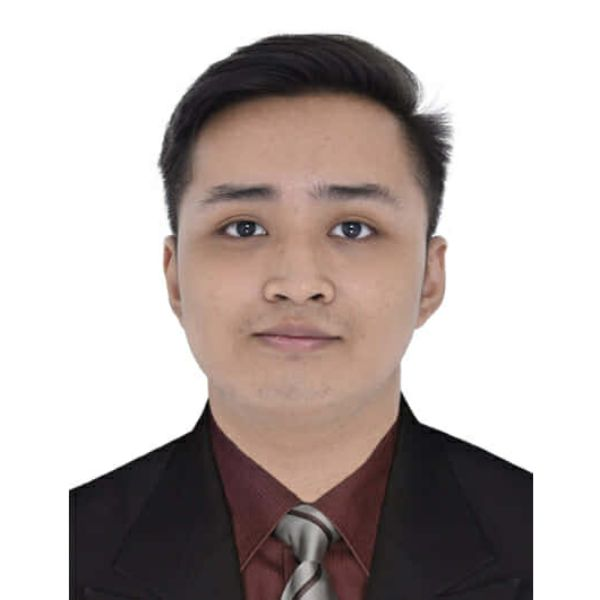
#> input picture assets/profile-photo.png, 600 x 600 px, found by its file name
$ python generate_character_portrait.py
#> lines starting #> are read from the running program, lines starting #| are printed output that depends on the picture
#!/usr/bin/env python3
"""Generate a color character portrait as a GitHub-compatible SVG."""

from __future__ import annotations

import argparse
import html
import math
import re
import sys
import xml.etree.ElementTree as ET
from pathlib import Path

from PIL import Image, ImageEnhance, ImageFilter, ImageOps, UnidentifiedImageError


VIEWBOX_SIZE = 700
FONT_STACK = (
    'ui-monospace, SFMono-Regular, Menlo, Monaco, Consolas, '
    '"Liberation Mono", "Courier New", monospace'
)
DENSITY_RAMP = (
    "  .'`^\",:;⠁⠂⠄⡀⢀Il!i~+_-?][}{1)(|\\/tfjrxnuvczXYUJCLQ0OZ"
    "mwqpdbkhao*#MW&8%B@$░▒▓█"
)
FORBIDDEN_SVG_TOKENS = ("<image", "base64", "foreignobject", "<path", "<polygon")
HEX_COLOR = re.compile(r"^#[0-9a-fA-F]{6}$")


def parse_args() -> argparse.Namespace:
    parser = argparse.ArgumentParser(
        description="Render a source photo entirely as colored text glyphs in SVG."
    )
    parser.add_argument("--input", type=Path, default=Path("assets/profile-photo.png"))
    parser.add_argument(
        "--output", type=Path, default=Path("assets/character-portrait.svg")
    )
    parser.add_argument("--columns", type=int, default=180)
    parser.add_argument("--palette", choices=("realistic", "cyber"), default="realistic")
    parser.add_argument("--background", help="Six-digit hex color, such as #FFFFFF")
    parser.add_argument("--colors", type=int, default=72, help="Quantized SVG color count")
    parser.add_argument(
        "--coverage-floor",
        type=float,
        default=0.0,
        help="Minimum glyph density for non-background cells (0.0 to 1.0)",
    )
    return parser.parse_args()


def validate_args(args: argparse.Namespace) -> str:
    if not args.input.is_file():
        raise ValueError(f"Input image not found: {args.input}")
    if args.input.resolve() == args.output.resolve():
        raise ValueError("--input and --output must be different files")
    if not 80 <= args.columns <= 240:
        raise ValueError("--columns must be between 80 and 240")
    if not 16 <= args.colors <= 256:
        raise ValueError("--colors must be between 16 and 256")
    if not 0.0 <= args.coverage_floor <= 1.0:
        raise ValueError("--coverage-floor must be between 0.0 and 1.0")
    background = args.background or ("#FFFFFF" if args.palette == "realistic" else "#07111F")
    if not HEX_COLOR.fullmatch(background):
        raise ValueError("--background must be a six-digit hex color")
    return background.upper()


def load_square(path: Path) -> Image.Image:
    try:
        with Image.open(path) as source:
            image = ImageOps.exif_transpose(source).convert("RGB")
    except (OSError, UnidentifiedImageError) as exc:
        raise ValueError(f"Unable to read input image: {path}") from exc

    width, height = image.size
    if width == height:
        return image

    # ponytail: padding preserves the entire ID-photo composition; add landmark
    # detection only if this renderer must support varied poses or loose crops.
    side = max(width, height)
    corners = (
        image.getpixel((0, 0)),
        image.getpixel((width - 1, 0)),
        image.getpixel((0, height - 1)),
        image.getpixel((width - 1, height - 1)),
    )
    background = tuple(sum(pixel[channel] for pixel in corners) // 4 for channel in range(3))
    square = Image.new("RGB", (side, side), background)
    square.paste(image, ((side - width) // 2, (side - height) // 2))
    return square


def grid_geometry(columns: int) -> tuple[int, float, float, float]:
    cell_width = VIEWBOX_SIZE / columns
    font_size = cell_width / 0.60
    line_height = font_size * 0.96
    rows = max(1, round(VIEWBOX_SIZE / line_height))
    line_height = VIEWBOX_SIZE / rows
    return rows, cell_width, font_size, line_height


def feature_weight(x: float, y: float) -> float:
    """Weight edges in the expected regions of a centered, front-facing ID photo."""
    weight = 1.0
    regions = (
        (0.22, 0.78, 0.06, 0.34, 1.18),  # hair and hairline
        (0.22, 0.47, 0.29, 0.43, 1.55),  # left eyebrow and eye
        (0.53, 0.78, 0.29, 0.43, 1.55),  # right eyebrow and eye
        (0.41, 0.59, 0.36, 0.59, 1.45),  # nose
        (0.34, 0.66, 0.53, 0.66, 1.40),  # lips
        (0.20, 0.80, 0.38, 0.72, 1.22),  # jawline and ears
        (0.20, 0.80, 0.68, 0.88, 1.30),  # collar
        (0.42, 0.58, 0.72, 1.00, 1.50),  # necktie
        (0.05, 0.95, 0.67, 1.00, 1.18),  # coat edges
    )
    for x0, x1, y0, y1, boost in regions:
        if x0 <= x <= x1 and y0 <= y <= y1:
            weight = max(weight, boost)
    return weight


def edge_metrics(pixels: list[int], width: int, height: int, x: int, y: int) -> tuple[float, float, float]:
    def value(px: int, py: int) -> int:
        return pixels[min(height - 1, max(0, py)) * width + min(width - 1, max(0, px))]

    left = value(x - 1, y)
    right = value(x + 1, y)
    top = value(x, y - 1)
    bottom = value(x, y + 1)
    gx = right - left
    gy = bottom - top
    neighborhood = [value(x + dx, y + dy) for dy in (-1, 0, 1) for dx in (-1, 0, 1)]
    return gx, gy, max(neighborhood) - min(neighborhood)


def directional_character(gx: float, gy: float) -> str:
    if abs(gx) > abs(gy) * 1.8:
        return "│"
    if abs(gy) > abs(gx) * 1.8:
        return "─"
    return "╱" if gx * gy > 0 else "╲"


def choose_character(
    luminance: int,
    gx: float,
    gy: float,
    local_contrast: float,
    weight: float,
    coverage_floor: float,
) -> str:
    edge = min(1.0, math.hypot(gx, gy) / 210.0)
    contrast = min(1.0, local_contrast / 105.0)
    darkness = 1.0 - luminance / 255.0

    if luminance >= 249 and edge < 0.08 and contrast < 0.08:
        return " "
    if edge * weight > 0.48 and 0.03 < darkness < 0.94:
        if coverage_floor >= 0.95:
            return "▓"
        return directional_character(gx, gy)

    density = min(1.0, darkness * 0.86 + contrast * 0.07 + edge * weight * 0.10)
    if luminance < 245:
        density = max(density, coverage_floor)
    return DENSITY_RAMP[round(density * (len(DENSITY_RAMP) - 1))]


def cyber_color(rgb: tuple[int, int, int], x: float) -> tuple[int, int, int]:
    luminance = (2126 * rgb[0] + 7152 * rgb[1] + 722 * rgb[2]) / 10000
    if x < 0.5:
        t = x * 2
        left, right = (124, 58, 237), (34, 211, 238)
    else:
        t = (x - 0.5) * 2
        left, right = (34, 211, 238), (16, 185, 129)
    accent = tuple(round(left[i] + (right[i] - left[i]) * t) for i in range(3))
    brightness = 0.58 + 0.56 * (luminance / 255.0)
    return tuple(min(255, round(channel * brightness + 10)) for channel in accent)


def realistic_color(rgb: tuple[int, int, int]) -> tuple[int, int, int]:
    """Compensate for the white gaps inside glyphs while preserving source hue."""
    luminance = (2126 * rgb[0] + 7152 * rgb[1] + 722 * rgb[2]) / 10000
    factor = 0.72 + 0.18 * (1.0 - luminance / 255.0)
    return tuple(round(channel * factor) for channel in rgb)


def flat_pixels(image: Image.Image) -> list[int] | list[tuple[int, int, int]]:
    if hasattr(image, "get_flattened_data"):
        return list(image.get_flattened_data())
    return list(image.getdata())


def quantized_colors(
    sampled: Image.Image,
    palette: str,
    color_count: int,
    coverage_floor: float,
) -> Image.Image:
    if palette == "cyber":
        width, height = sampled.size
        mapped = Image.new("RGB", sampled.size)
        mapped.putdata([
            cyber_color(rgb, (index % width) / max(1, width - 1))
            for index, rgb in enumerate(flat_pixels(sampled))
        ])
    elif coverage_floor >= 0.95:
        mapped = sampled
    else:
        mapped = Image.new("RGB", sampled.size)
        mapped.putdata([realistic_color(rgb) for rgb in flat_pixels(sampled)])
    return mapped.quantize(
        colors=color_count,
        method=Image.Quantize.MEDIANCUT,
        dither=Image.Dither.NONE,
    ).convert("RGB")


def build_grid(
    image: Image.Image,
    columns: int,
    palette: str,
    color_count: int,
    coverage_floor: float,
) -> tuple[list[list[str]], list[list[str]], float, float, float]:
    rows, cell_width, font_size, line_height = grid_geometry(columns)
    detail = ImageEnhance.Contrast(image).enhance(1.12)
    detail = detail.filter(
        ImageFilter.UnsharpMask(radius=1.1, percent=80, threshold=4)
    )
    sampled = detail.resize((columns, rows), Image.Resampling.LANCZOS)
    grayscale = ImageOps.grayscale(image)
    grayscale = ImageEnhance.Contrast(grayscale).enhance(1.08)
    grayscale = grayscale.filter(ImageFilter.UnsharpMask(radius=1.1, percent=75, threshold=3))
    grayscale = grayscale.resize((columns, rows), Image.Resampling.LANCZOS)
    luminance_pixels = flat_pixels(grayscale)
    colors = quantized_colors(sampled, palette, color_count, coverage_floor)
    color_pixels = flat_pixels(colors)

    glyph_rows: list[list[str]] = []
    color_rows: list[list[str]] = []
    for y in range(rows):
        glyph_row: list[str] = []
        color_row: list[str] = []
        for x in range(columns):
            index = y * columns + x
            gx, gy, contrast = edge_metrics(luminance_pixels, columns, rows, x, y)
            weight = feature_weight(x / max(1, columns - 1), y / max(1, rows - 1))
            glyph = choose_character(
                luminance_pixels[index],
                gx,
                gy,
                contrast,
                weight,
                coverage_floor,
            )
            glyph_row.append(glyph)
            red, green, blue = color_pixels[index]
            if glyph == "▓" and coverage_floor >= 0.95:
                edge_factor = 0.68 if palette == "cyber" else 0.72
                red, green, blue = (
                    round(red * edge_factor),
                    round(green * edge_factor),
                    round(blue * edge_factor),
                )
            elif glyph in "│─╱╲":
                edge_factor = 0.72 if palette == "cyber" else 0.55
                red, green, blue = (
                    round(red * edge_factor),
                    round(green * edge_factor),
                    round(blue * edge_factor),
                )
            color_row.append(f"#{red:02X}{green:02X}{blue:02X}")
        glyph_rows.append(glyph_row)
        color_rows.append(color_row)
    return glyph_rows, color_rows, cell_width, font_size, line_height


def row_runs(glyphs: list[str], colors: list[str]) -> list[tuple[int, str, str]]:
    runs: list[tuple[int, str, str]] = []
    start = 0
    while start < len(glyphs):
        if glyphs[start] == " ":
            start += 1
            continue
        color = colors[start]
        end = start + 1
        while end < len(glyphs) and glyphs[end] != " " and colors[end] == color:
            end += 1
        runs.append((start, color, "".join(glyphs[start:end])))
        start = end
    return runs


def render_svg(
    glyph_rows: list[list[str]],
    color_rows: list[list[str]],
    cell_width: float,
    font_size: float,
    line_height: float,
    background: str,
    palette: str,
) -> str:
    lines = [
        '<?xml version="1.0" encoding="UTF-8"?>',
        f'<svg xmlns="http://www.w3.org/2000/svg" width="{VIEWBOX_SIZE}" height="{VIEWBOX_SIZE}" viewBox="0 0 {VIEWBOX_SIZE} {VIEWBOX_SIZE}" role="img" aria-labelledby="title desc">',
        f"  <title id=\"title\">Dexter Soriano {palette} character portrait</title>",
        "  <desc id=\"desc\">A front-facing formal portrait rendered entirely with colored text glyphs.</desc>",
        f'  <rect width="{VIEWBOX_SIZE}" height="{VIEWBOX_SIZE}" fill="{background}"/>',
        f"  <g id=\"portrait-glyphs\" font-family='{FONT_STACK}' font-size=\"{font_size:.3f}\" font-weight=\"600\">",
    ]

    baseline = font_size * 0.82
    for row_index, (glyphs, colors) in enumerate(zip(glyph_rows, color_rows)):
        runs = row_runs(glyphs, colors)
        if not runs:
            continue
        y = baseline + row_index * line_height
        lines.append(f'    <text y="{y:.3f}">')
        for start, color, text in runs:
            escaped = html.escape(text, quote=False)
            x = start * cell_width
            width = len(text) * cell_width
            lines.append(
                f'      <tspan x="{x:.3f}" fill="{color}" textLength="{width:.3f}" lengthAdjust="spacingAndGlyphs">{escaped}</tspan>'
            )
        lines.append("    </text>")
    lines.extend(("  </g>", "</svg>", ""))
    return "\n".join(lines)


def validate_svg(svg: str) -> None:
    lowered = svg.lower()
    for token in FORBIDDEN_SVG_TOKENS:
        if token in lowered:
            raise ValueError(f"Generated SVG contains forbidden token: {token}")
    root = ET.fromstring(svg)
    namespace = {"svg": "http://www.w3.org/2000/svg"}
    if len(root.findall(".//svg:text", namespace)) < 30:
        raise ValueError("Generated SVG does not contain enough character rows")
    if not root.findall(".//svg:tspan", namespace):
        raise ValueError("Generated SVG contains no visible glyph runs")


def main() -> int:
    args = parse_args()
    try:
        background = validate_args(args)
        image = load_square(args.input)
#> in load_square, source is the input picture: PIL image 600x600 RGB; mean R, G, B 187, 177.3, 174.6
        grid = build_grid(
            image,
            args.columns,
            args.palette,
            args.colors,
            args.coverage_floor,
        )
#> in build_grid, `sampled = detail.resize((columns, rows), Image.Resampling.LANCZOS)`:
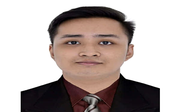
#> sampled: PIL image 180x112 RGB; mean R, G, B 182.9, 172, 168.9
#> in build_grid, `grayscale = ImageOps.grayscale(image)`:
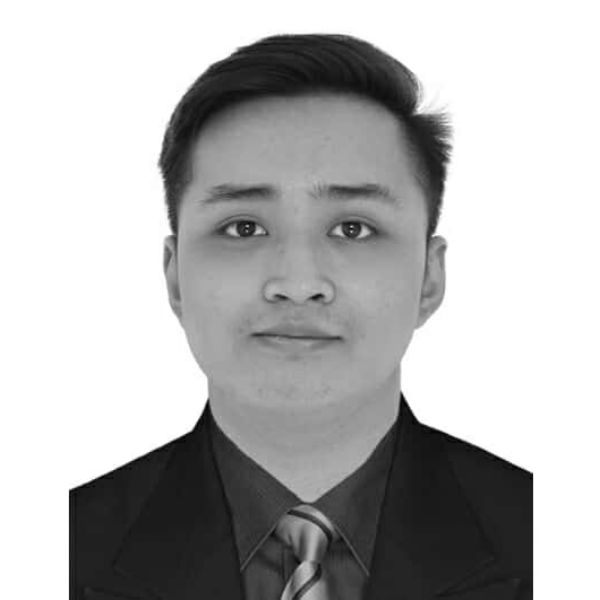
#> grayscale: PIL image 600x600 L; min 0, max 255, mean 179.9
#> in build_grid, `grayscale = grayscale.resize((columns, rows), Image.Resampling.LANCZOS)`:
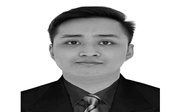
#> grayscale: PIL image 180x112 L; min 0, max 255, mean 176.4
#> in build_grid, `luminance_pixels = flat_pixels(grayscale)`: luminance_pixels = 20160 items
#> in quantized_colors, `mapped = Image.new("RGB", sampled.size)`: mapped: PIL image 180x112 RGB; every value is 0
#> in realistic_color, `luminance = (2126 * rgb[0] + 7152 * rgb[1] + 722 * rgb[2]) / 10000`: luminance = 255
#> in realistic_color, `factor = 0.72 + 0.18 * (1.0 - luminance / 255.0)`: factor = 0.72
#> in quantized_colors, `mapped.putdata([realistic_color(rgb) for rgb in flat_pixels(sampled)])`:
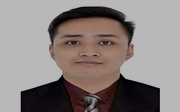
#> mapped: PIL image 180x112 RGB; mean R, G, B 136.1, 127.2, 124.9
#> in build_grid, `color_pixels = flat_pixels(colors)`: color_pixels = 20160 items
#> after the loop in build_grid, `for y in range(rows):`: color_rows = 112 items
#> grid = 5 items
        svg = render_svg(*grid, background, args.palette)
#> the loop in render_svg, `for row_index, (glyphs, colors) in enumerate(zip(glyph_rows, color_row..` made 112 passes
#> y on passes 7 to 18: 42.81, 49.06, 55.31, 61.56, 67.81, 74.06, 80.31, 86.56, 92.81, 99.06, 105.3, 111.6
#> (runs, y) on pass 6: ([(80, '#B8B8B8', '\'^,:;;;;;⠁;⠁⠁⠁⠁⠁⠁⠁⠁⠁;;;:"^.')], 36.56)
#> after the loop in render_svg, `for row_index, (glyphs, colors) in enumerate(zip(glyph_rows, color_row..`: lines = 6200 items
        validate_svg(svg)
        args.output.parent.mkdir(parents=True, exist_ok=True)
        args.output.write_text(svg, encoding="utf-8", newline="\n")
    except ValueError as exc:
        print(f"error: {exc}", file=sys.stderr)
        return 2

    print(
        f"Generated {args.output} ({args.columns} columns, {len(grid[0])} rows, {args.palette} palette)"
    )
#| Generated assets/character-portrait.svg (180 columns, 112 rows, realistic palette)
    return 0


if __name__ == "__main__":
    raise SystemExit(main())
#> (the program exits here)
